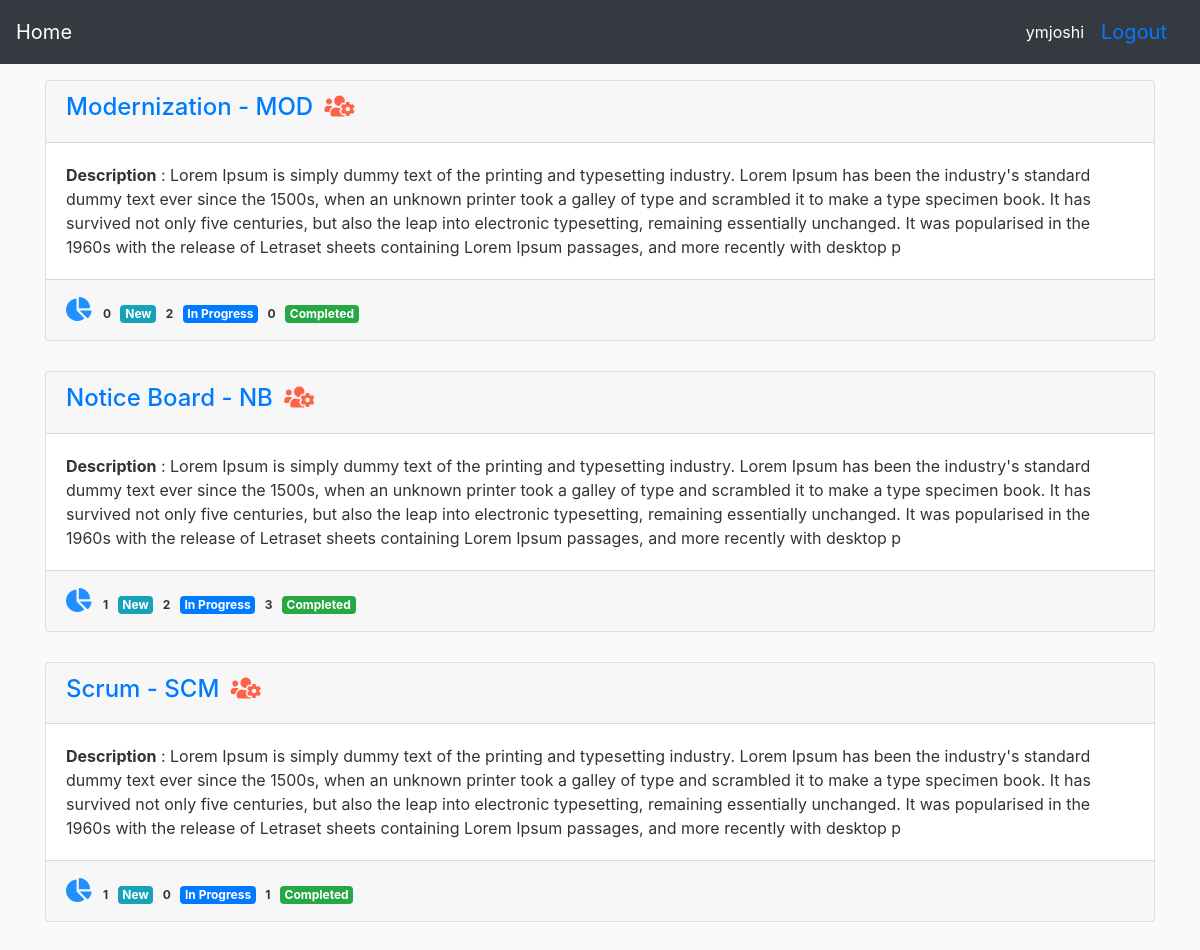
Screenshot of / (signed in) with the database file from the repository.
### dashboard/models.py (models this page shows, shortened)
class Project(models.Model):
	code = models.CharField(max_length=10, unique=True)
	name = models.CharField(max_length=50)
	description = models.CharField(max_length=500)
	sequence = models.IntegerField()
	users = models.ManyToManyField(User, through = 'Assign')

class Status(models.Model):
	code = models.IntegerField(unique=True)
	description = models.CharField(max_length=20)

### dashboard/views.py (the view)
# urls.py: 2. Add a URL to urlpatterns:  path('', views.home, name='home')
@login_required
@user_passes_test(superuser_check, login_url = '/admin')
def home(request):
	user = request.user
	projects  = user.project_set.all().order_by("name")
	projects_cnt = projects.count()
	for project in projects:
		project.status_list = groupby_status(user, project)
		project.role = get_role(user, project)
	context = { 'projects' : projects}
	return render(request, 'dashboard/home.html', context)

### dashboard/views.py (called while the page is built)
def superuser_check(user):
	if user.is_superuser:
		return False
	return True

def check_project_leader(role):
	if role.code == 0:
		return True
	return False

def groupby_status(user, project):
	role = get_role(user, project)
	if check_project_leader(role):
		project.count_qset = Story.objects.filter(project = project).values('status').annotate(scount=Count('status'))
		pass
	else:
		project.count_qset = Story.objects.filter(assigned_to=user, project = project).values('status').annotate(scount=Count('status'))
		pass
	status = Status.objects.all().order_by("code")
	status_list = []
	for status in status:
		found = False
		for proj in project.count_qset:
			if proj["status"] == status.pk:
				status_list.append({'code': status.code,'description':status.description,'count':proj["scount"]})
				found = True
				break
		if not found:
			status_list.append({'code': status.code,'description':status.description,'count':0})
	return status_list

def get_role(user, project):
	return user.assign_set.get(project=project).role

### dashboard/templates/dashboard/home.html (shortened to what this page needs)
{% extends "dashboard/base_extended.html" %}
{% block content %}
{% for project in projects %}
<div class="card">
	<div class="card-header">
		<h4><a class="article-title" href="{% url 'project-detail' project.id %}">{{ project.name }} - {{project.code}}</a>
			{% if project.role.code == 0%}
			<span style="font-size: 24px; color: Tomato;">
				<i class="fas fa-users-cog" style ="padding-left: 5px"></i>
			</span>
			{% endif%}
		</h4>
	</div>
	<div class="card-body">
		<p class="card-text"><b>Description</b> : {{ project.description }}</p>
	</div>
	<div class="card-footer">
		<span style="font-size: 24px; color: Dodgerblue;">
			<i class="fas fa-chart-pie"></i>
		</span>
		{% for status in project.status_list %}
		<span class="badge badge-default">{{ status.count }}</span>
		{% if status.code == 300%}
		<span class="badge badge-success ">{{status.description}}</span>
		{% elif status.code == 200%}
		<span class="badge badge-primary ">{{status.description}}</span>
		{% elif status.code == 100%}
		<span class="badge badge-info ">{{status.description}}</span>
		{% else %}
		<span class="badge badge-danger ">{{status.description}}</span>
		{% endif%}
		{% endfor%}
	</div>
</div>
{% endfor %}
{% endblock content %}

### dashboard/templates/dashboard/base_extended.html
{% extends "dashboard/base.html" %}
{% block navbar %}
<nav class="navbar navbar-dark bg-dark justify-content-between navbar-expand-md   fixed-top">
	<a class="navbar-brand text-white" href="{% url 'home' %}"  style="margin-right: 10px">Home</a>
	<form class="form-inline">
		{% if user.is_authenticated %}
		<a class="text-white">{{ user.username }}</a>
		{% endif %}
		<a href="{% url 'logout'  %}" class="btn btn-default btn-lg">Logout</a>
	</form>
</nav>
{% endblock navbar %}

### dashboard/static/dashboard/main.css (style rules this page uses)
body { background: #fafafa; color: #333333; margin-top: 5rem; }
h1, h2, h3, h4, h5, h6 { color: #444444; }
.card { margin-bottom: 30px; }

### rows the page displays
Project: name "Modernization", code "MOD", description "Lorem Ipsum is simply dummy text of the printing and typesetting industry. Lorem Ipsum has been the industry's standard dummy text ever since the 1500s, when an unknown printer took a galley of type and scrambled it to make a type specimen book. It has survived not only five centuries, but also the leap into electronic typesetting, remaining essentially unchanged. It was popularised in the 1960s with the release of Letraset sheets containing Lorem Ipsum passages, and more recently with desktop p"
Status: count "0", description "New", count "1"
Status: count "2", description "In Progress", count "0"
Status: count "0", description "Completed", count "3", count "1"
Project: name "Notice Board", code "NB", description "Lorem Ipsum is simply dummy text of the printing and typesetting industry. Lorem Ipsum has been the industry's standard dummy text ever since the 1500s, when an unknown printer took a galley of type and scrambled it to make a type specimen book. It has survived not only five centuries, but also the leap into electronic typesetting, remaining essentially unchanged. It was popularised in the 1960s with the release of Letraset sheets containing Lorem Ipsum passages, and more recently with desktop p"
Project: name "Scrum", code "SCM", description "Lorem Ipsum is simply dummy text of the printing and typesetting industry. Lorem Ipsum has been the industry's standard dummy text ever since the 1500s, when an unknown printer took a galley of type and scrambled it to make a type specimen book. It has survived not only five centuries, but also the leap into electronic typesetting, remaining essentially unchanged. It was popularised in the 1960s with the release of Letraset sheets containing Lorem Ipsum passages, and more recently with desktop p"

### other values shown
{{ user.username }} "ymjoshi"
